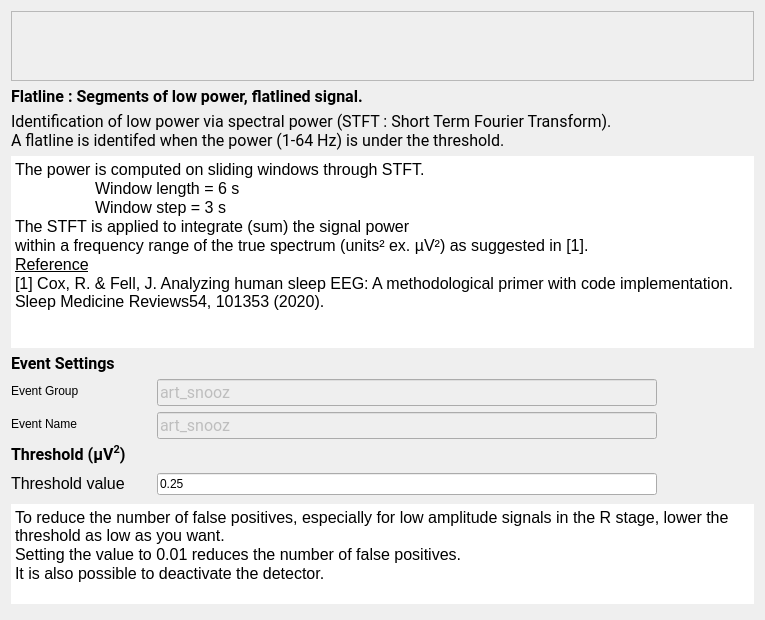
<?xml version="1.0" encoding="UTF-8"?>
<ui version="4.0">
 <class>FlatlineStep</class>
 <widget class="QWidget" name="FlatlineStep">
  <property name="geometry">
   <rect>
    <x>0</x>
    <y>0</y>
    <width>765</width>
    <height>620</height>
   </rect>
  </property>
  <property name="windowTitle">
   <string>Form</string>
  </property>
  <property name="styleSheet">
   <string>font: 12pt &quot;Roboto&quot;;</string>
  </property>
  <layout class="QVBoxLayout" name="verticalLayout_5">
   <item>
    <widget class="QScrollArea" name="scrollArea">
     <property name="sizePolicy">
      <sizepolicy hsizetype="Expanding" vsizetype="Preferred">
       <horstretch>0</horstretch>
       <verstretch>0</verstretch>
      </sizepolicy>
     </property>
     <property name="widgetResizable">
      <bool>true</bool>
     </property>
     <widget class="QWidget" name="scrollAreaWidgetContents">
      <property name="geometry">
       <rect>
        <x>0</x>
        <y>0</y>
        <width>1548</width>
        <height>190</height>
       </rect>
      </property>
      <layout class="QHBoxLayout" name="horizontalLayout">
       <item>
        <widget class="QLabel" name="label_2">
         <property name="text">
          <string/>
         </property>
         <property name="pixmap">
          <pixmap resource="FlatlineStep_res.qrc">:/flatline/flatlined.png</pixmap>
         </property>
        </widget>
       </item>
      </layout>
     </widget>
    </widget>
   </item>
   <item>
    <layout class="QVBoxLayout" name="verticalLayout_3">
     <item>
      <widget class="QLabel" name="label_6">
       <property name="maximumSize">
        <size>
         <width>16777215</width>
         <height>30</height>
        </size>
       </property>
       <property name="font">
        <font>
         <family>Roboto</family>
         <pointsize>12</pointsize>
         <weight>50</weight>
         <italic>false</italic>
         <bold>false</bold>
        </font>
       </property>
       <property name="text">
        <string>&lt;html&gt;&lt;head/&gt;&lt;body&gt;&lt;p&gt;&lt;span style=&quot; font-weight:600;&quot;&gt;Flatline : Segments of low power, flatlined signal.&lt;/span&gt;&lt;/p&gt;&lt;/body&gt;&lt;/html&gt;</string>
       </property>
      </widget>
     </item>
     <item>
      <widget class="QLabel" name="label_7">
       <property name="font">
        <font>
         <family>Roboto</family>
         <pointsize>12</pointsize>
         <weight>50</weight>
         <italic>false</italic>
         <bold>false</bold>
        </font>
       </property>
       <property name="text">
        <string>Identification of low power via spectral power (STFT : Short Term Fourier Transform).
A flatline is identifed when the power (1-64 Hz) is under the threshold.</string>
       </property>
      </widget>
     </item>
     <item>
      <widget class="QTextEdit" name="textEdit_2">
       <property name="frameShape">
        <enum>QFrame::NoFrame</enum>
       </property>
       <property name="lineWidth">
        <number>0</number>
       </property>
       <property name="readOnly">
        <bool>true</bool>
       </property>
       <property name="html">
        <string>&lt;!DOCTYPE HTML PUBLIC &quot;-//W3C//DTD HTML 4.0//EN&quot; &quot;http://www.w3.org/TR/REC-html40/strict.dtd&quot;&gt;
&lt;html&gt;&lt;head&gt;&lt;meta name=&quot;qrichtext&quot; content=&quot;1&quot; /&gt;&lt;style type=&quot;text/css&quot;&gt;
p, li { white-space: pre-wrap; }
&lt;/style&gt;&lt;/head&gt;&lt;body style=&quot; font-family:'Roboto'; font-size:12pt; font-weight:400; font-style:normal;&quot;&gt;
&lt;p style=&quot; margin-top:0px; margin-bottom:0px; margin-left:0px; margin-right:0px; -qt-block-indent:0; text-indent:0px;&quot;&gt;The power is computed on sliding windows through STFT.&lt;/p&gt;
&lt;p style=&quot; margin-top:0px; margin-bottom:0px; margin-left:0px; margin-right:0px; -qt-block-indent:0; text-indent:0px;&quot;&gt;	Window length = 6 s&lt;/p&gt;
&lt;p style=&quot; margin-top:0px; margin-bottom:0px; margin-left:0px; margin-right:0px; -qt-block-indent:0; text-indent:0px;&quot;&gt;	Window step = 3 s &lt;/p&gt;
&lt;p style=&quot; margin-top:0px; margin-bottom:0px; margin-left:0px; margin-right:0px; -qt-block-indent:0; text-indent:0px;&quot;&gt;The STFT is applied to integrate (sum) the signal power &lt;/p&gt;
&lt;p style=&quot; margin-top:0px; margin-bottom:0px; margin-left:0px; margin-right:0px; -qt-block-indent:0; text-indent:0px;&quot;&gt;within a frequency range of the true spectrum (units² ex. µV²) as suggested in [1].&lt;/p&gt;
&lt;p style=&quot; margin-top:0px; margin-bottom:0px; margin-left:0px; margin-right:0px; -qt-block-indent:0; text-indent:0px;&quot;&gt;&lt;span style=&quot; text-decoration: underline;&quot;&gt;Reference&lt;/span&gt;&lt;/p&gt;
&lt;p style=&quot; margin-top:0px; margin-bottom:0px; margin-left:0px; margin-right:0px; -qt-block-indent:0; text-indent:0px;&quot;&gt;[1] Cox, R. &amp;amp; Fell, J. Analyzing human sleep EEG: A methodological primer with code implementation. Sleep Medicine Reviews54, 101353 (2020).&lt;/p&gt;&lt;/body&gt;&lt;/html&gt;</string>
       </property>
      </widget>
     </item>
    </layout>
   </item>
   <item>
    <layout class="QHBoxLayout" name="horizontalLayout_2">
     <item>
      <layout class="QVBoxLayout" name="verticalLayout_4">
       <item>
        <layout class="QVBoxLayout" name="verticalLayout">
         <item>
          <widget class="QLabel" name="label_4">
           <property name="font">
            <font>
             <family>Roboto</family>
             <pointsize>12</pointsize>
             <weight>50</weight>
             <italic>false</italic>
             <bold>false</bold>
            </font>
           </property>
           <property name="text">
            <string>&lt;html&gt;&lt;head/&gt;&lt;body&gt;&lt;p&gt;&lt;span style=&quot; font-weight:600;&quot;&gt;Event Settings&lt;/span&gt;&lt;/p&gt;&lt;/body&gt;&lt;/html&gt;</string>
           </property>
          </widget>
         </item>
         <item>
          <layout class="QFormLayout" name="formLayout">
           <item row="0" column="0">
            <widget class="QLabel" name="label_3">
             <property name="minimumSize">
              <size>
               <width>140</width>
               <height>0</height>
              </size>
             </property>
             <property name="text">
              <string>Event Group</string>
             </property>
            </widget>
           </item>
           <item row="0" column="1">
            <widget class="QLineEdit" name="group_lineEdit">
             <property name="enabled">
              <bool>false</bool>
             </property>
             <property name="maximumSize">
              <size>
               <width>500</width>
               <height>16777215</height>
              </size>
             </property>
             <property name="font">
              <font>
               <family>Roboto</family>
               <pointsize>12</pointsize>
               <weight>50</weight>
               <italic>false</italic>
               <bold>false</bold>
              </font>
             </property>
             <property name="toolTip">
              <string>In which &quot;Event Group&quot; the detected artifact are added (how they will be written to  the annotation file).  Go to the general Detectors Settings to edit the group.</string>
             </property>
             <property name="text">
              <string>art_snooz</string>
             </property>
            </widget>
           </item>
           <item row="1" column="0">
            <widget class="QLabel" name="label_11">
             <property name="text">
              <string>Event Name</string>
             </property>
            </widget>
           </item>
           <item row="1" column="1">
            <widget class="QLineEdit" name="name_lineEdit">
             <property name="enabled">
              <bool>false</bool>
             </property>
             <property name="maximumSize">
              <size>
               <width>500</width>
               <height>16777215</height>
              </size>
             </property>
             <property name="font">
              <font>
               <family>Roboto</family>
               <pointsize>12</pointsize>
               <weight>50</weight>
               <italic>false</italic>
               <bold>false</bold>
              </font>
             </property>
             <property name="toolTip">
              <string>The event name of the detected artifact (how they will be wrtten to the annotation file).  Go to the general Detectors Settings to edit the name.</string>
             </property>
             <property name="text">
              <string>art_snooz</string>
             </property>
            </widget>
           </item>
          </layout>
         </item>
        </layout>
       </item>
       <item>
        <layout class="QVBoxLayout" name="verticalLayout_2">
         <item>
          <widget class="QLabel" name="label">
           <property name="font">
            <font>
             <family>Roboto</family>
             <pointsize>12</pointsize>
             <weight>50</weight>
             <italic>false</italic>
             <bold>false</bold>
             <stylestrategy>PreferAntialias</stylestrategy>
            </font>
           </property>
           <property name="text">
            <string>&lt;html&gt;&lt;head/&gt;&lt;body&gt;&lt;p&gt;&lt;span style=&quot; font-weight:600;&quot;&gt;Threshold (µV&lt;/span&gt;&lt;span style=&quot; font-weight:600; vertical-align:super;&quot;&gt;2&lt;/span&gt;&lt;span style=&quot; font-weight:600;&quot;&gt;)&lt;/span&gt;&lt;/p&gt;&lt;/body&gt;&lt;/html&gt;</string>
           </property>
          </widget>
         </item>
         <item>
          <layout class="QFormLayout" name="formLayout_2">
           <item row="0" column="0">
            <widget class="QLabel" name="label_5">
             <property name="minimumSize">
              <size>
               <width>140</width>
               <height>0</height>
              </size>
             </property>
             <property name="midLineWidth">
              <number>0</number>
             </property>
             <property name="text">
              <string>&lt;html&gt;&lt;head/&gt;&lt;body&gt;&lt;p&gt;&lt;span style=&quot; font-size:12pt&quot;&gt;Threshold value&lt;/span&gt;&lt;/p&gt;&lt;/body&gt;&lt;/html&gt;</string>
             </property>
             <property name="textFormat">
              <enum>Qt::RichText</enum>
             </property>
            </widget>
           </item>
           <item row="0" column="1">
            <widget class="QLineEdit" name="threshold_lineEdit">
             <property name="maximumSize">
              <size>
               <width>500</width>
               <height>16777215</height>
              </size>
             </property>
             <property name="toolTip">
              <string>The threshold value to identify the artifact.  Its units is x times the baseline standard deviation.</string>
             </property>
             <property name="text">
              <string>0.25</string>
             </property>
            </widget>
           </item>
           <item row="1" column="0" colspan="2">
            <widget class="QTextEdit" name="textEdit">
             <property name="maximumSize">
              <size>
               <width>16777215</width>
               <height>100</height>
              </size>
             </property>
             <property name="frameShape">
              <enum>QFrame::HLine</enum>
             </property>
             <property name="lineWidth">
              <number>0</number>
             </property>
             <property name="readOnly">
              <bool>true</bool>
             </property>
             <property name="html">
              <string>&lt;!DOCTYPE HTML PUBLIC &quot;-//W3C//DTD HTML 4.0//EN&quot; &quot;http://www.w3.org/TR/REC-html40/strict.dtd&quot;&gt;
&lt;html&gt;&lt;head&gt;&lt;meta name=&quot;qrichtext&quot; content=&quot;1&quot; /&gt;&lt;style type=&quot;text/css&quot;&gt;
p, li { white-space: pre-wrap; }
&lt;/style&gt;&lt;/head&gt;&lt;body style=&quot; font-family:'Roboto'; font-size:12pt; font-weight:400; font-style:normal;&quot;&gt;
&lt;p style=&quot; margin-top:0px; margin-bottom:0px; margin-left:0px; margin-right:0px; -qt-block-indent:0; text-indent:0px;&quot;&gt;To reduce the number of false positives, especially for low amplitude signals in the R stage, lower the threshold as low as you want.&lt;/p&gt;
&lt;p style=&quot; margin-top:0px; margin-bottom:0px; margin-left:0px; margin-right:0px; -qt-block-indent:0; text-indent:0px;&quot;&gt;Setting the value to 0.01 reduces the number of false positives.&lt;/p&gt;
&lt;p style=&quot; margin-top:0px; margin-bottom:0px; margin-left:0px; margin-right:0px; -qt-block-indent:0; text-indent:0px;&quot;&gt;It is also possible to deactivate the detector.&lt;/p&gt;&lt;/body&gt;&lt;/html&gt;</string>
             </property>
            </widget>
           </item>
          </layout>
         </item>
        </layout>
       </item>
      </layout>
     </item>
    </layout>
   </item>
  </layout>
 </widget>
 <resources>
  <include location="FlatlineStep_res.qrc"/>
  <include location="../../../../../scinodes_poc/src/main/python/ui/themes/themes.qrc"/>
 </resources>
 <connections/>
 <slots>
  <slot>on_choose()</slot>
  <slot>on_input_format_changed()</slot>
 </slots>
</ui>
